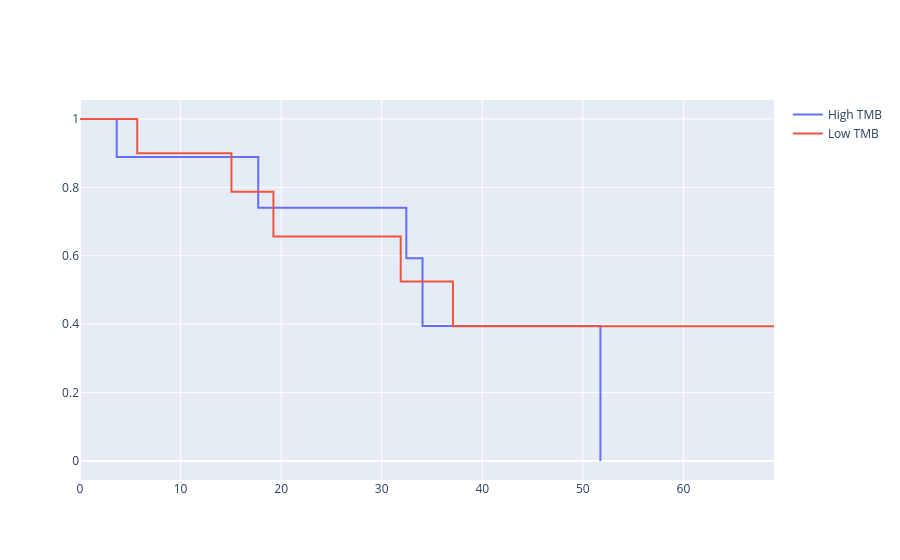

The code cell stored with this chart in its notebook:
### Code cell
# Add the low-TMB survival curve 

fig.add_trace(
    go.Scatter(
        x=kmf_low.survival_function_.index,
        y=kmf_low.survival_function_[
            "Low TMB"
        ],
        mode="lines",
        line_shape="hv",
        name="Low TMB",
        hovertemplate=(
            "Time: %{x:.1f} months"
            "<br>Survival probability: %{y:.3f}"
            "<extra></extra>"
        )
    )
)

### Figure 1 — Plotly figure (JSON) as saved in the notebook; plotly's stock layout.template omitted (floating-point values rounded to 4 significant figures)
{"data": [{"hovertemplate": "Time: %{x:.1f} months<br>Survival probability: %{y:.3f}<extra></extra>", "line": {"shape": "hv"}, "mode": "lines", "name": "High TMB", "type": "scatter", "x": [0.0, 3.649, 11.47, 14.76, 17.72, 32.45, 33.27, 34.06, 40.7, 51.75], "y": [1.0, 0.8889, 0.8889, 0.8889, 0.7407, 0.5926, 0.5926, 0.3951, 0.3951, 0.0]}, {"hovertemplate": "Time: %{x:.1f} months<br>Survival probability: %{y:.3f}<extra></extra>", "line": {"shape": "hv"}, "mode": "lines", "name": "Low TMB", "type": "scatter", "x": [0.0, 5.688, 6.904, 15.06, 19.13, 19.23, 31.89, 37.09, 39.02, 41.59, 69.01], "y": [1.0, 0.9, 0.9, 0.7875, 0.7875, 0.6562, 0.525, 0.3938, 0.3938, 0.3938, 0.3938]}], "layout": {}}
